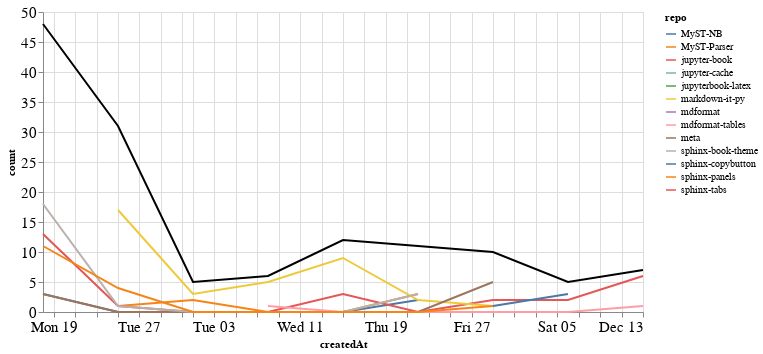

The notebook cell this image was saved under:
### Markdown cell above
### Comments

### Code cell
comments_time = comments.groupby('repo').resample('W', on='createdAt').count()['author'].reset_index()
comments_time = comments_time.rename(columns={'author': 'count'})
comments_time_total = comments_time.groupby('createdAt').agg({"count": "sum"}).reset_index()
ch1 = alt.Chart(comments_time, width=600).mark_line().encode(
    x='createdAt',
    y='count',
    color='repo',
    tooltip="repo"
)

ch2 = alt.Chart(comments_time_total, width=600).mark_line(color="black").encode(
    x='createdAt',
    y='count',
)

ch1 + ch2

### Figure 1 — Vega-Lite specification as saved in the notebook (floating-point values rounded to 4 significant figures)
{"config": {"axisLeft": {"labelFontSize": 15}, "axisBottom": {"labelFontSize": 15}}, "layer": [{"data": {"name": "data-5237760d373e762f5f12218383acfd07"}, "mark": "line", "encoding": {"color": {"type": "nominal", "field": "repo"}, "tooltip": {"type": "nominal", "field": "repo"}, "x": {"type": "temporal", "field": "createdAt"}, "y": {"type": "quantitative", "field": "count"}}, "width": 600}, {"data": {"name": "data-c4275b5e13bd386cda07a6e8a5ba9f04"}, "mark": {"type": "line", "color": "black"}, "encoding": {"x": {"type": "temporal", "field": "createdAt"}, "y": {"type": "quantitative", "field": "count"}}, "width": 600}], "$schema": "https://vega.github.io/schema/vega-lite/v4.8.1.json", "datasets": {"data-5237760d373e762f5f12218383acfd07": [{"repo": "MyST-NB", "createdAt": "2020-10-18T00:00:00", "count": 3}, {"repo": "MyST-NB", "createdAt": "2020-10-25T00:00:00", "count": 0}, {"repo": "MyST-NB", "createdAt": "2020-11-01T00:00:00", "count": 0}, {"repo": "MyST-NB", "createdAt": "2020-11-08T00:00:00", "count": 0}, {"repo": "MyST-NB", "createdAt": "2020-11-15T00:00:00", "count": 0}, {"repo": "MyST-NB", "createdAt": "2020-11-22T00:00:00", "count": 2}, {"repo": "MyST-Parser", "createdAt": "2020-10-25T00:00:00", "count": 1}, {"repo": "MyST-Parser", "createdAt": "2020-11-01T00:00:00", "count": 2}, {"repo": "MyST-Parser", "createdAt": "2020-11-08T00:00:00", "count": 0}, {"repo": "MyST-Parser", "createdAt": "2020-11-15T00:00:00", "count": 0}, {"repo": "MyST-Parser", "createdAt": "2020-11-22T00:00:00", "count": 3}, {"repo": "jupyter-book", "createdAt": "2020-10-18T00:00:00", "count": 13}, {"repo": "jupyter-book", "createdAt": "2020-10-25T00:00:00", "count": 1}, {"repo": "jupyter-book", "createdAt": "2020-11-01T00:00:00", "count": 0}, {"repo": "jupyter-book", "createdAt": "2020-11-08T00:00:00", "count": 0}, {"repo": "jupyter-book", "createdAt": "2020-11-15T00:00:00", "count": 3}, {"repo": "jupyter-book", "createdAt": "2020-11-22T00:00:00", "count": 0}, {"repo": "jupyter-book", "createdAt": "2020-11-29T00:00:00", "count": 2}, {"repo": "jupyter-book", "createdAt": "2020-12-06T00:00:00", "count": 2}, {"repo": "jupyter-book", "createdAt": "2020-12-13T00:00:00", "count": 6}, {"repo": "jupyter-cache", "createdAt": "2020-11-22T00:00:00", "count": 1}, {"repo": "jupyterbook-latex", "createdAt": "2020-10-25T00:00:00", "count": 1}, {"repo": "markdown-it-py", "createdAt": "2020-10-25T00:00:00", "count": 17}, {"repo": "markdown-it-py", "createdAt": "2020-11-01T00:00:00", "count": 3}, {"repo": "markdown-it-py", "createdAt": "2020-11-08T00:00:00", "count": 5}, {"repo": "markdown-it-py", "createdAt": "2020-11-15T00:00:00", "count": 9}, {"repo": "markdown-it-py", "createdAt": "2020-11-22T00:00:00", "count": 2}, {"repo": "markdown-it-py", "createdAt": "2020-11-29T00:00:00", "count": 1}, {"repo": "mdformat", "createdAt": "2020-10-25T00:00:00", "count": 5}, {"repo": "mdformat-tables", "createdAt": "2020-11-08T00:00:00", "count": 1}, {"repo": "mdformat-tables", "createdAt": "2020-11-15T00:00:00", "count": 0}, {"repo": "mdformat-tables", "createdAt": "2020-11-22T00:00:00", "count": 0}, {"repo": "mdformat-tables", "createdAt": "2020-11-29T00:00:00", "count": 0}, {"repo": "mdformat-tables", "createdAt": "2020-12-06T00:00:00", "count": 0}, {"repo": "mdformat-tables", "createdAt": "2020-12-13T00:00:00", "count": 1}, {"repo": "meta", "createdAt": "2020-10-18T00:00:00", "count": 3}, {"repo": "meta", "createdAt": "2020-10-25T00:00:00", "count": 0}, {"repo": "meta", "createdAt": "2020-11-01T00:00:00", "count": 0}, {"repo": "meta", "createdAt": "2020-11-08T00:00:00", "count": 0}, {"repo": "meta", "createdAt": "2020-11-15T00:00:00", "count": 0}, {"repo": "meta", "createdAt": "2020-11-22T00:00:00", "count": 0}, {"repo": "meta", "createdAt": "2020-11-29T00:00:00", "count": 5}, {"repo": "sphinx-book-theme", "createdAt": "2020-10-18T00:00:00", "count": 18}, {"repo": "sphinx-book-theme", "createdAt": "2020-10-25T00:00:00", "count": 1}, {"repo": "sphinx-book-theme", "createdAt": "2020-11-01T00:00:00", "count": 0}, {"repo": "sphinx-book-theme", "createdAt": "2020-11-08T00:00:00", "count": 0}, {"repo": "sphinx-book-theme", "createdAt": "2020-11-15T00:00:00", "count": 0}, {"repo": "sphinx-book-theme", "createdAt": "2020-11-22T00:00:00", "count": 3}, {"repo": "sphinx-copybutton", "createdAt": "2020-11-29T00:00:00", "count": 1}, {"repo": "sphinx-copybutton", "createdAt": "2020-12-06T00:00:00", "count": 3}, {"repo": "sphinx-panels", "createdAt": "2020-10-18T00:00:00", "count": 11}, {"repo": "sphinx-panels", "createdAt": "2020-10-25T00:00:00", "count": 4}, {"repo": "sphinx-panels", "createdAt": "2020-11-01T00:00:00", "count": 0}, {"repo": "sphinx-panels", "createdAt": "2020-11-08T00:00:00", "count": 0}, {"repo": "sphinx-panels", "createdAt": "2020-11-15T00:00:00", "count": 0}, {"repo": "sphinx-panels", "createdAt": "2020-11-22T00:00:00", "count": 0}, {"repo": "sphinx-panels", "createdAt": "2020-11-29T00:00:00", "count": 1}, {"repo": "sphinx-tabs", "createdAt": "2020-10-25T00:00:00", "count": 1}], "data-c4275b5e13bd386cda07a6e8a5ba9f04": [{"createdAt": "2020-10-18T00:00:00", "count": 48}, {"createdAt": "2020-10-25T00:00:00", "count": 31}, {"createdAt": "2020-11-01T00:00:00", "count": 5}, {"createdAt": "2020-11-08T00:00:00", "count": 6}, {"createdAt": "2020-11-15T00:00:00", "count": 12}, {"createdAt": "2020-11-22T00:00:00", "count": 11}, {"createdAt": "2020-11-29T00:00:00", "count": 10}, {"createdAt": "2020-12-06T00:00:00", "count": 5}, {"createdAt": "2020-12-13T00:00:00", "count": 7}]}}
